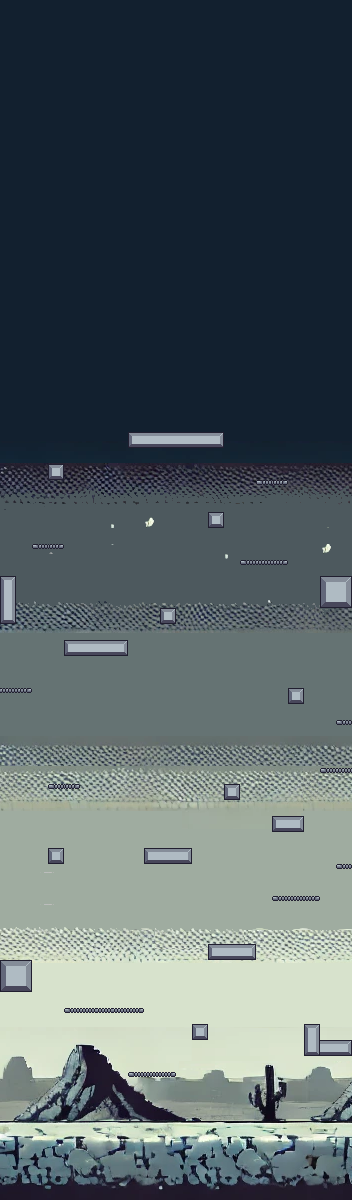

This game map was drawn from its Tiled (.tmx) file and the tilesets committed beside it. A one-line description and the trimmed map source follow:
An orthogonal 22x75 tile map with 16x16 px tiles, 2 tile layers (Background, Ground), 3 tilesets and 31 objects (12x Coin, 4x FallingPlatform, 4x Trap, 3x Block, 2x PlayerSpawn, ...).

<map version="1.10" tiledversion="1.11.0" orientation="orthogonal" renderorder="right-down" width="22" height="75" tilewidth="16" tileheight="16" infinite="0" nextlayerid="14" nextobjectid="136">
 <tileset firstgid="1" name="Pixel Adventure" tilewidth="16" tileheight="16" tilecount="242" columns="22">
  <image source="../images/Terrain/Terrain (16x16).png" width="352" height="176" />
  <tile id="39">
   <objectgroup draworder="index" id="3">
    <object id="2" x="0.0640384" y="0.0640384" width="15.9456" height="4.93096" />
   </objectgroup>
  </tile>
  <tile id="40">
   <objectgroup draworder="index" id="2">
    <object id="1" x="0.0640221" y="0.0320185" width="15.9456" height="4.93096" />
   </objectgroup>
  </tile>
  <tile id="41">
   <objectgroup draworder="index" id="2">
    <object id="1" x="0" y="0" width="15.9456" height="4.93096" />
   </objectgroup>
  </tile>
 </tileset>
 <tileset firstgid="243" source="Backgrounds.tsx" />
 <tileset firstgid="7173" source="Pixel Adventure.tsx" />
 <layer id="1" name="Background" width="22" height="75">
  <properties>
   <property name="BackgroundColor" value="Gray" />
  </properties>
  <data>[1650 cells, 1540 non-empty, 1122 distinct tile ids]</data>
 </layer>
 <layer id="13" name="Ground" width="22" height="75">
  <data>[1650 cells, 176 non-empty, 124 distinct tile ids]</data>
 </layer>
 <objectgroup id="11" name="Coins">
  <object id="108" type="Coin" x="328" y="1024" width="16" height="16" />
  <object id="109" type="Checkpoint" x="144" y="368" width="64" height="64" />
  <object id="111" type="Coin" x="192" y="1008" width="16" height="16" />
  <object id="127" type="Coin" x="8" y="944" width="16" height="16" />
  <object id="128" type="Coin" x="144" y="752" width="16" height="16" />
  <object id="134" type="Coin" x="0" y="560" width="16" height="16" />
 </objectgroup>
 <objectgroup id="12" name="Objects">
  <object id="88" name="Player" type="PlayerSpawn" x="32" y="1088" width="32" height="32" />
  <object id="90" type="Block" x="-16" y="0" width="16" height="1200" />
  <object id="91" type="Block" x="352" y="0" width="16" height="1200" />
  <object id="92" type="Block" x="-16" y="-16" width="384" height="16" />
  <object id="102" type="MovingPlatform" x="80" y="928" width="48" height="8">
   <properties>
    <property name="LoopMode" value="reverseAndLoop" />
    <property name="MoveSpeedX" type="float" value="5" />
    <property name="MoveSpeedY" type="float" value="2" />
    <property name="Sprite" value="Grey" />
    <property name="TilePath" value="2,0;2,0" />
   </properties>
  </object>
  <object id="103" type="FallingPlatform" x="320" y="960" width="32" height="8">
   <properties>
    <property name="LoopMode" value="reverseAndLoop" />
    <property name="MoveSpeedX" type="float" value="5" />
    <property name="MoveSpeedY" type="float" value="2" />
    <property name="Sprite" value="Grey" />
    <property name="TilePath" value="2,0;2,0" />
   </properties>
  </object>
  <object id="104" type="FallingPlatform" x="128" y="768" width="48" height="8">
   <properties>
    <property name="LoopMode" value="reverseAndLoop" />
    <property name="MoveSpeedX" type="float" value="5" />
    <property name="MoveSpeedY" type="float" value="2" />
    <property name="Sprite" value="Grey" />
    <property name="TilePath" value="2,0;2,0" />
   </properties>
  </object>
  <object id="105" type="FallingPlatform" x="0" y="736" width="48" height="8">
   <properties>
    <property name="LoopMode" value="reverseAndLoop" />
    <property name="MoveSpeedX" type="float" value="5" />
    <property name="MoveSpeedY" type="float" value="2" />
    <property name="Sprite" value="Grey" />
    <property name="TilePath" value="2,0;2,0" />
   </properties>
  </object>
  <object id="106" type="MovingPlatform" x="208" y="624" width="48" height="8">
   <properties>
    <property name="LoopMode" value="reverseAndLoop" />
    <property name="MoveSpeedX" type="float" value="5" />
    <property name="MoveSpeedY" type="float" value="2" />
    <property name="Sprite" value="Grey" />
    <property name="TilePath" value="0,2;0,2" />
   </properties>
  </object>
  <object id="107" type="FallingPlatform" x="96" y="512" width="48" height="8">
   <properties>
    <property name="LoopMode" value="reverseAndLoop" />
    <property name="MoveSpeedX" type="float" value="5" />
    <property name="MoveSpeedY" type="float" value="2" />
    <property name="Sprite" value="Grey" />
    <property name="TilePath" value="2,0;2,0" />
   </properties>
  </object>
  <object id="115" type="Coin" x="112" y="496" width="16" height="16" />
  <object id="116" type="Coin" x="48" y="448" width="16" height="16" />
  <object id="117" type="Coin" x="280" y="800" width="16" height="16" />
  <object id="118" type="Coin" x="288" y="672" width="16" height="16" />
  <object id="122" type="Coin" x="8" y="672" width="16" height="16" />
  <object id="123" type="Coin" x="328" y="560" width="16" height="16" />
  <object id="130" type="Trap" x="144" y="832" width="16" height="16" />
  <object id="131" type="Trap" x="160" y="832" width="16" height="16" />
  <object id="132" type="Trap" x="176" y="832" width="16" height="16" />
  <object id="133" type="Trap" x="160" y="592" width="16" height="16" />
  <object id="135" type="Coin" x="48" y="832" width="16" height="16" />
 </objectgroup>
 <objectgroup id="2" name="Metadata">
  <object id="4" name="Player" type="PlayerSpawn" x="32" y="1088" width="32" height="32" />
 </objectgroup>
</map>
